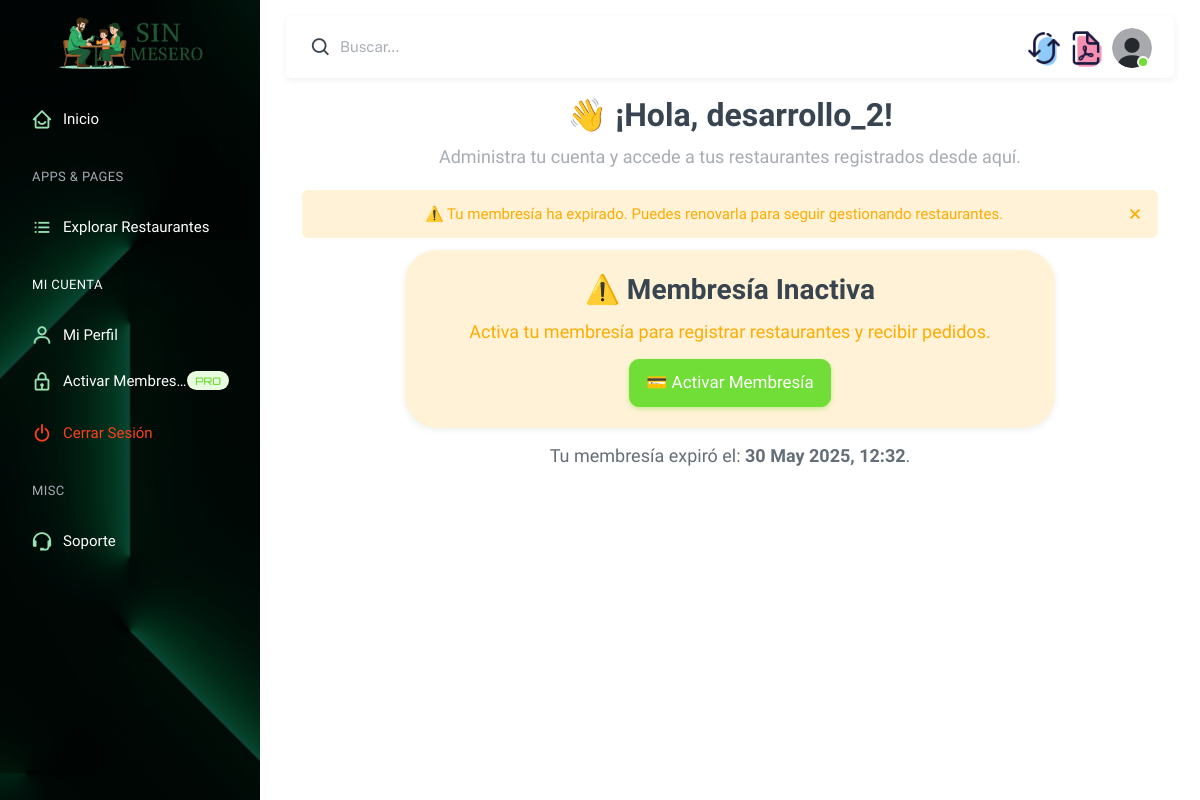
/perfil/ (signed in), run on an earlier commit of the app's database.
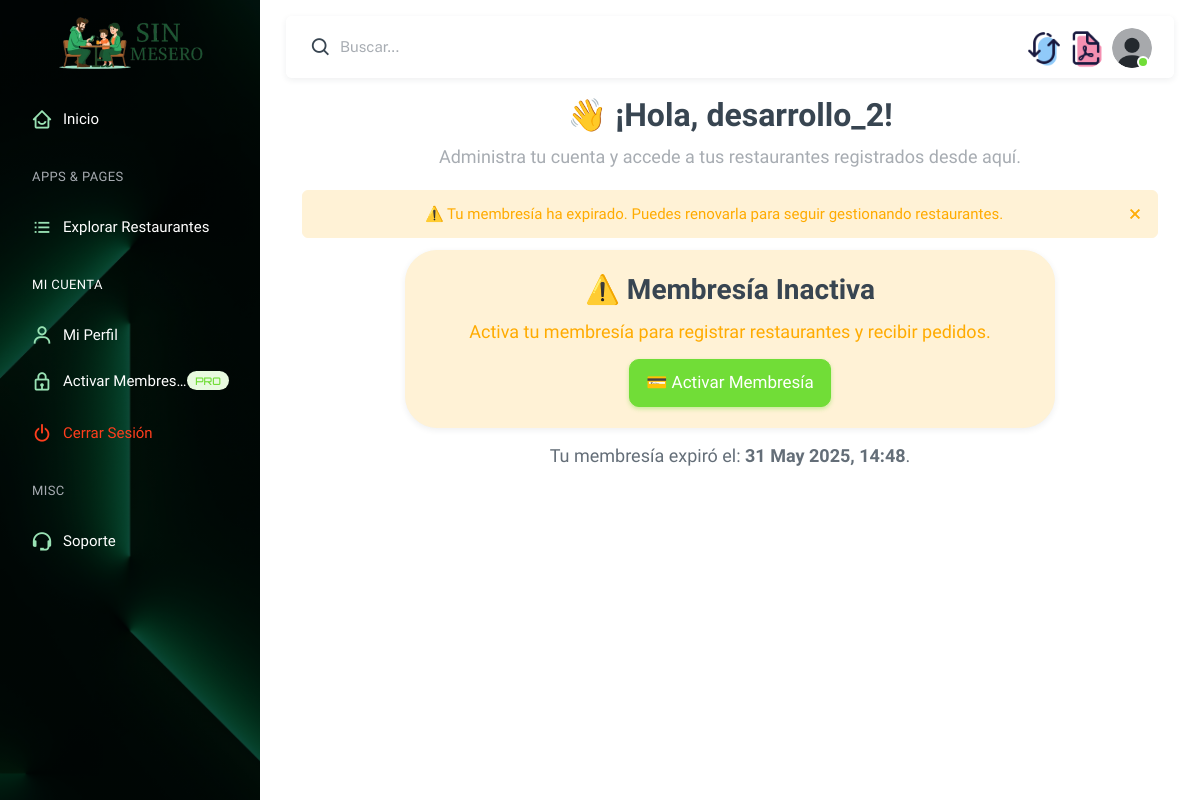
And on a later commit of the database.
### usuarios/models.py (models this page shows, shortened)
class PerfilUsuario(models.Model):
    id = models.AutoField(primary_key=True)
    usuario = models.OneToOneField(User, on_delete=models.CASCADE, related_name='perfil')
    es_socio = models.BooleanField(default=False)
    stripe_customer_id = models.CharField(max_length=255, blank=True, null=True)
    fecha_pago = models.DateTimeField(blank=True, null=True)
    fecha_expiracion = models.DateTimeField(blank=True, null=True)  # <-- AQUI
    cantidad_restaurantes = models.IntegerField(default=0)
    def membresia_activa(self):
        if self.fecha_expiracion and timezone.now() > self.fecha_expiracion:
            return False
        return self.es_socio

### usuarios/views.py (the view, shortened to what this page needs)
# urls.py: path('perfil/', views.perfil, name='perfil'),
def perfil(request):
    fecha_pago = None
    fecha_expiracion = None
    if request.user.is_authenticated:
        perfil_usuario = request.user.perfil
        fecha_expiracion = perfil_usuario.fecha_expiracion
        fecha_pago = perfil_usuario.fecha_pago
        if perfil_usuario.es_socio and fecha_expiracion and now() > fecha_expiracion:
            perfil_usuario.es_socio = False
            perfil_usuario.save()
            messages.warning(request, '⚠️ Tu membresía ha expirado. Puedes renovarla para seguir gestionando restaurantes.')
        pago_exitoso = request.GET.get('pago')
    return render(request, 'usuarios/perfil.html', {
        'STRIPE_PUBLIC_KEY': settings.STRIPE_PUBLIC_KEY,
        'fecha_expiracion': fecha_expiracion,
        'fecha_pago': fecha_pago
    })

### usuarios/templates/usuarios/perfil.html (shortened to what this page needs)
{% extends 'base.html' %}
{% load static %}
{% block content %}
<div class="container py-5">
  <div class="text-center mb-5">
    <h1 class="fuente fw-bold display-5 mb-3">👋 ¡Hola, {{ request.user.username }}!</h1>
    <p class="text-muted fuente fs-5">Administra tu cuenta y accede a tus restaurantes registrados desde aquí.</p>
  </div>
{% if messages %}
  <div class="container-fluid mt-4 px-4">
    <div id="mensajes-toast">
      {% for message in messages %}
        <div class="alert alert-{{ message.tags|default:"info" }} alert-dismissible fade show text-center fuente mb-3" role="alert">
          {{ message }}
          <button type="button" class="btn-close" data-bs-dismiss="alert" aria-label="Cerrar"></button>
        </div>
      {% endfor %}
    </div>
  </div>
{% endif %}
  {% if request.user.perfil.membresia_activa %}
    <div class="text-center">
      <div class="alert alert-success rounded-5 p-5 shadow-sm mx-auto" style="max-width: 650px;">
        <h4 class="fuente fw-bold mb-3 fs-3">👑 Membresía Activa</h4>
        <p class="fuente fs-5 mb-4">Tienes acceso completo a todas las herramientas de administración.</p>
        <a href="{% url 'mis_restaurantes' %}" class="btn btn-success btn-lg px-4 rounded-4 fuente">
          📋 Ver Mis Restaurantes
        </a>
      </div>
    </div>
    {% if fecha_pago %}
      <div class="text-center mt-4">
        <p class="fuente fs-5 text-muted">
          💰 Pagaste el: <strong>{{ fecha_pago|date:"d M Y, H:i" }}</strong>
        </p>
      </div>
    {% endif %}
    {% if fecha_expiracion %}
      <div class="text-center">
        <p class="fuente fs-5 text-muted">
          ⏳ Expira el: <strong>{{ fecha_expiracion|date:"d M Y, H:i" }}</strong>
        </p>
      </div>
    {% endif %}
  {% else %}
    <div class="text-center">
      <div class="alert alert-warning rounded-5 p-5 shadow-sm mx-auto" style="max-width: 650px;">
        <h4 class="fuente fw-bold mb-3 fs-3">⚠️ Membresía Inactiva</h4>
        <p class="fuente fs-5 mb-4">Activa tu membresía para registrar restaurantes y recibir pedidos.</p>
        <button type="button" class="btn btn-success btn-lg px-4 rounded-4 fuente" data-bs-toggle="modal" data-bs-target="#checkoutModal">
          💳 Activar Membresía
        </button>
      </div>
    </div>
    {% if fecha_expiracion %}
      <div class="text-center mt-4">
        <p class="fuente fs-5">
          Tu membresía expiró el: <strong>{{ fecha_expiracion|date:"d M Y, H:i" }}</strong>.
        </p>
      </div>
    {% endif %}
  {% endif %}
</div>
{% endblock %}

What changed in the data, as far as the page shows it:
changed PerfilUsuario: fecha_expiracion "30 May 2025, 12:32" → "31 May 2025, 14:48"
